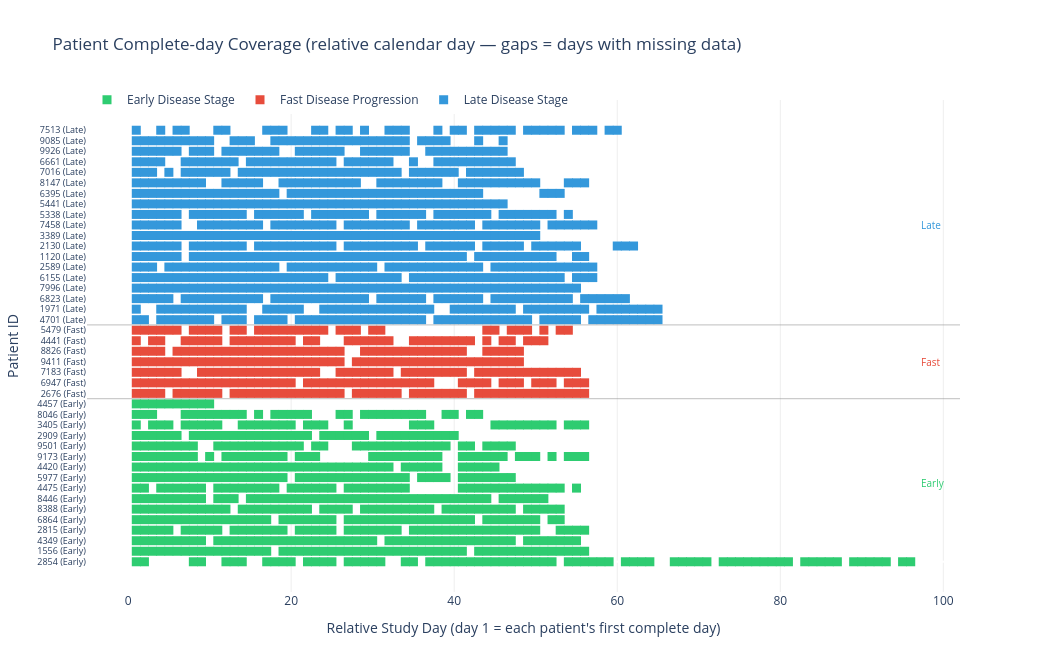

The cell this chart's notebook holds for it:
### Markdown cell above
---
## Section 4 — Phase Analysis (First vs Second Half of Study)

Intervention / follow-up labels are **not available** in the dataset. As a proxy we split each patient's complete days at the chronological midpoint:
- **Phase 1** = first half of the patient's recording period
- **Phase 2** = second half

This lets us ask: *Did step counts, heart rate, or sleep improve or worsen across the study?*

### Code cell
# Complete-day coverage chart: y = patient, x = relative calendar day
# (day 1 = each patient's first complete day; white gaps = calendar days with missing data)
# Colour = disease stage; hover shows total complete days for that patient.

_first = daily.groupby('id')['date'].min().rename('first_date').reset_index()
daily_rd = daily.merge(_first, on='id')
daily_rd['relative_day'] = (daily_rd['date'] - daily_rd['first_date']).dt.days + 1

_stage_abbr = {
    'Early Disease Stage':      'Early',
    'Fast Disease Progression': 'Fast',
    'Late Disease Stage':       'Late',
}
_id_order = (
    patient_df
    .assign(_r=patient_df['disease_type'].map({s: i for i, s in enumerate(DISEASE_ORDER)}))
    .sort_values(['_r', 'n_complete_days'], ascending=[True, False])['id']
    .tolist()
)
_y_pos  = {pid: i for i, pid in enumerate(_id_order)}
_y_labels = [
    f'{pid} ({_stage_abbr.get(patient_df.loc[patient_df["id"]==pid, "disease_type"].values[0], "?")})'  
    for pid in _id_order
]

# Long-form: one row per (patient, relative_day)
_long = (
    daily_rd[['id', 'relative_day', 'disease_type']]
    .merge(patient_df[['id', 'n_complete_days']], on='id')
    .assign(y_pos=lambda d: d['id'].map(_y_pos))
)

fig = go.Figure()
for stage in DISEASE_ORDER:
    sub = _long[_long['disease_type'] == stage]
    fig.add_trace(go.Scatter(
        x=sub['relative_day'],
        y=sub['y_pos'],
        mode='markers',
        marker=dict(symbol='square', size=9, color=DISEASE_PALETTE[stage]),
        name=stage,
        customdata=sub[['n_complete_days', 'id']].values,
        hovertemplate=(
            'Patient %{customdata[1]}<br>'
            'Relative day: %{x}<br>'
            'Total complete days: %{customdata[0]:.0f}'
            '<extra></extra>'
        ),
    ))

# Horizontal dividers between disease stage groups
_stage_sizes = [
    sum(1 for pid in _id_order
        if patient_df.loc[patient_df['id'] == pid, 'disease_type'].values[0] == s)
    for s in DISEASE_ORDER
]
_cum = 0
for _s, _cnt in zip(DISEASE_ORDER, _stage_sizes):
    fig.add_annotation(
        x=daily_rd['relative_day'].max() + 1,
        y=_cum + _cnt / 2 - 0.5,
        text=_stage_abbr[_s], showarrow=False,
        font=dict(size=10, color=DISEASE_PALETTE[_s]),
        xanchor='left',
    )
    _cum += _cnt
    if _cum < len(_id_order):
        fig.add_hline(y=_cum - 0.5, line_width=1.2, line_color='grey', opacity=0.4)

fig.update_layout(
    title="Patient Complete-day Coverage (relative calendar day — gaps = days with missing data)",
    xaxis_title="Relative Study Day (day 1 = each patient's first complete day)",
    yaxis=dict(
        tickmode='array',
        tickvals=list(range(len(_id_order))),
        ticktext=_y_labels,
        tickfont=dict(size=9),
        title='Patient ID',
    ),
    height=max(380, 16 * len(_id_order)),
    width=1050,
    legend=dict(orientation='h', y=1.03, x=0),
    margin=dict(r=90),
    plot_bgcolor='white',
)
fig.update_xaxes(showgrid=True, gridcolor='#eeeeee')
fig.update_yaxes(showgrid=False)
fig.show()

print(f'Max relative day span: {daily_rd["relative_day"].max()}')
print(f'Mean complete days per patient: {daily_rd.groupby("id")["relative_day"].nunique().mean():.1f}')

### Figure 1 — Plotly figure (JSON) as saved in the notebook; plotly's stock layout.template omitted (floating-point values rounded to 4 significant figures; data arrays with more than 128 entries replaced by an {"elided": "..."} marker saying what was removed)
{"data": [{"customdata": {"elided": "697x2 int values"}, "hovertemplate": "Patient %{customdata[1]}<br>Relative day: %{x}<br>Total complete days: %{customdata[0]:.0f}<extra></extra>", "marker": {"color": "#2ecc71", "size": 9, "symbol": "square"}, "mode": "markers", "name": "Early Disease Stage", "type": "scatter", "x": {"elided": "697 int values"}, "y": {"elided": "697 int values"}}, {"customdata": {"elided": "311x2 int values"}, "hovertemplate": "Patient %{customdata[1]}<br>Relative day: %{x}<br>Total complete days: %{customdata[0]:.0f}<extra></extra>", "marker": {"color": "#e74c3c", "size": 9, "symbol": "square"}, "mode": "markers", "name": "Fast Disease Progression", "type": "scatter", "x": {"elided": "311 int values"}, "y": {"elided": "311 int values"}}, {"customdata": {"elided": "908x2 int values"}, "hovertemplate": "Patient %{customdata[1]}<br>Relative day: %{x}<br>Total complete days: %{customdata[0]:.0f}<extra></extra>", "marker": {"color": "#3498db", "size": 9, "symbol": "square"}, "mode": "markers", "name": "Late Disease Stage", "type": "scatter", "x": {"elided": "908 int values"}, "y": {"elided": "908 int values"}}], "layout": {"annotations": [{"font": {"color": "#2ecc71", "size": 10}, "showarrow": false, "text": "Early", "x": 97, "xanchor": "left", "y": 7.5}, {"font": {"color": "#e74c3c", "size": 10}, "showarrow": false, "text": "Fast", "x": 97, "xanchor": "left", "y": 19}, {"font": {"color": "#3498db", "size": 10}, "showarrow": false, "text": "Late", "x": 97, "xanchor": "left", "y": 32}], "height": 672, "legend": {"orientation": "h", "x": 0, "y": 1.03}, "margin": {"r": 90}, "plot_bgcolor": "white", "shapes": [{"line": {"color": "grey", "width": 1.2}, "opacity": 0.4, "type": "line", "x0": 0, "x1": 1, "xref": "x domain", "y0": 15.5, "y1": 15.5, "yref": "y"}, {"line": {"color": "grey", "width": 1.2}, "opacity": 0.4, "type": "line", "x0": 0, "x1": 1, "xref": "x domain", "y0": 22.5, "y1": 22.5, "yref": "y"}], "title": {"text": "Patient Complete-day Coverage (relative calendar day — gaps = days with missing data)"}, "width": 1050, "xaxis": {"gridcolor": "#eeeeee", "showgrid": true, "title": {"text": "Relative Study Day (day 1 = each patient's first complete day)"}}, "yaxis": {"showgrid": false, "tickfont": {"size": 9}, "tickmode": "array", "ticktext": ["2854 (Early)", "1556 (Early)", "4349 (Early)", "2815 (Early)", "6864 (Early)", "8388 (Early)", "8446 (Early)", "4475 (Early)", "5977 (Early)", "4420 (Early)", "9173 (Early)", "9501 (Early)", "2909 (Early)", "3405 (Early)", "8046 (Early)", "4457 (Early)", "2676 (Fast)", "6947 (Fast)", "7183 (Fast)", "9411 (Fast)", "8826 (Fast)", "4441 (Fast)", "5479 (Fast)", "4701 (Late)", "1971 (Late)", "6823 (Late)", "7996 (Late)", "6155 (Late)", "2589 (Late)", "1120 (Late)", "2130 (Late)", "3389 (Late)", "7458 (Late)", "5338 (Late)", "5441 (Late)", "6395 (Late)", "8147 (Late)", "7016 (Late)", "6661 (Late)", "9926 (Late)", "9085 (Late)", "7513 (Late)"], "tickvals": [0, 1, 2, 3, 4, 5, 6, 7, 8, 9, 10, 11, 12, 13, 14, 15, 16, 17, 18, 19, 20, 21, 22, 23, 24, 25, 26, 27, 28, 29, 30, 31, 32, 33, 34, 35, 36, 37, 38, 39, 40, 41], "title": {"text": "Patient ID"}}}}
